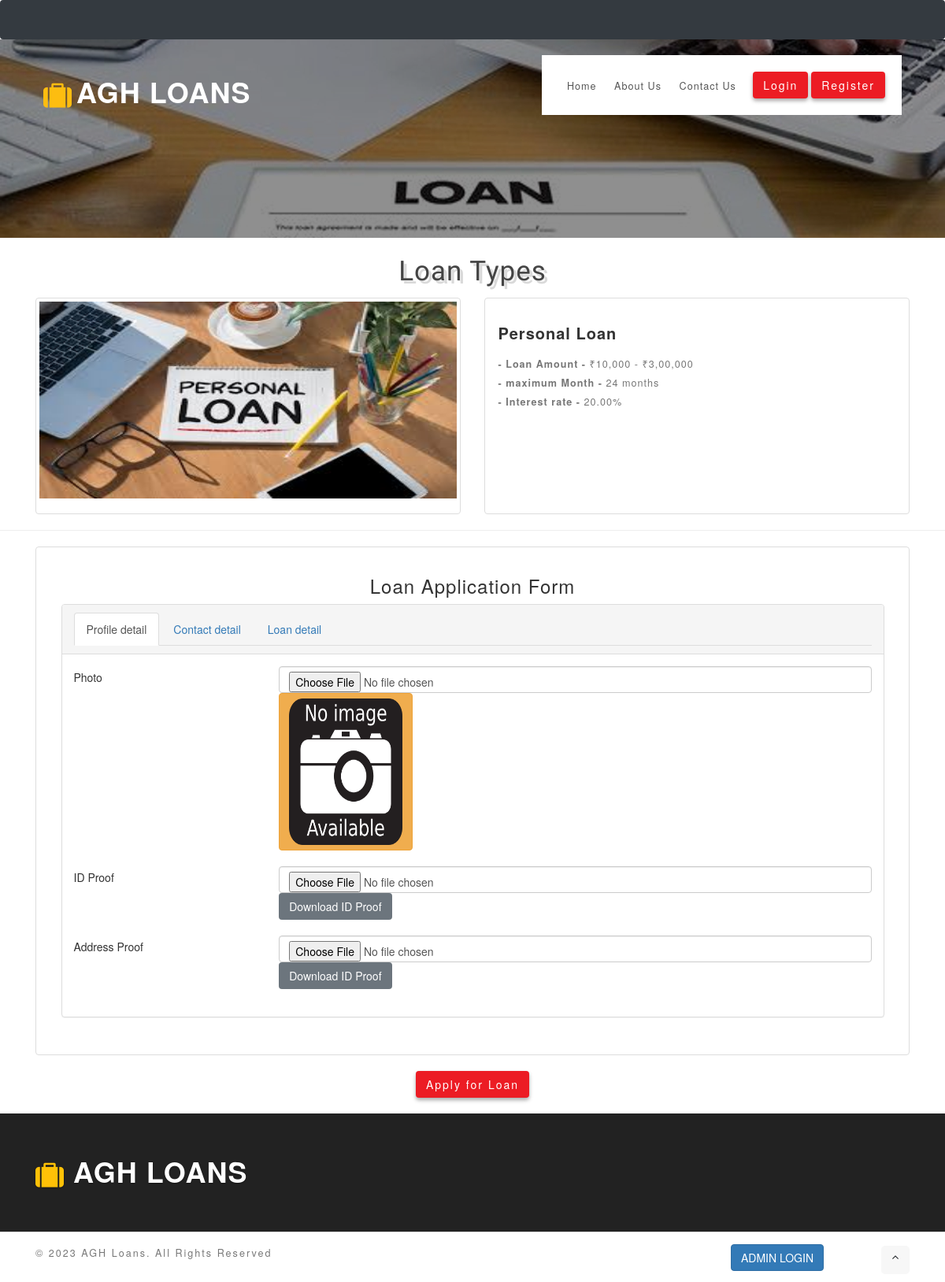
The app's page /loanapplicationform.php?ltyp_id=4 with its own data.
### tables this page shows
CREATE TABLE `ltyp_loantypes` (
  `ltyp_id` int(10) NOT NULL,
  `ltyp_loantype` varchar(25) NOT NULL,
  `ltyp_icon` varchar(100) NOT NULL,
  `min_loanamt` double NOT NULL,
  `max_loanamt` double NOT NULL,
  `ltyp_maxmonth` int(10) NOT NULL,
  `ltyp_interestperc` float(10,2) NOT NULL,
  `ltyp_status` varchar(10) NOT NULL
);

### loanapplicationform.php (the view, shortened to what this page needs)
<?php
include("header.php");
?>
    <section class="content-info">
        <div class="container">
            <h3 class="title-w3ls text-center">Loan Types</h3>
            <div class="row">
<?php
$sql = "SELECT * FROM  ltyp_loantypes WHERE ltyp_id='$_GET[ltyp_id]'";
$qsql = mysqli_query($con,$sql);
while($rs = mysqli_fetch_array($qsql))
{
	if($rs['ltyp_icon'] == "")
	{
		$icon = "images/noimage.png";
	}
	else if(file_exists("imgloantype/".$rs['ltyp_icon']))
	{
		$icon = "imgloantype/".$rs['ltyp_icon'];
	}
	else
	{
		$icon = "images/noimage.png";
	}
?>
	<div class="col-lg-6 col-md-6" style="height: 275px;">
		<div class="thumbnail card" style="height: 275px;">
			<div class="position-relative">
				<img src="<?php echo $icon; ?>" style="height: 250px;width: 100%;" class="img-fluid" alt="">
			</div>
		</div>
	</div>
	<div class="col-lg-6 col-md-6" style="height: 275px;">
		<div class="thumbnail card" style="height: 275px;">
			<div class="blog-info card-body">
				<h4 class=""><?php echo $rs['ltyp_loantype']; ?></h4>
				<p class="mt-2">
				<b>- Loan Amount -</b> <?php $minamt = $rs['min_loanamt']; echo  moneyFormatIndia($rs['min_loanamt']); ?> - <?php $maxamt = $rs['max_loanamt']; echo moneyFormatIndia($rs['max_loanamt']); ?><br>
				<b>- maximum Month -</b>  <?php echo $rs['ltyp_maxmonth']; ?> months<br>
				<b>- Interest rate -</b> <?php echo $rs['ltyp_interestperc']; ?>% </p>
			</div>
		</div>
	</div>
<?php
}
?>
			</div>
        </div>
    </section>
<hr>
    <section class="content-info">
        <div class="container ">
<form method="post" action="" enctype="multipart/form-data">
            <div class="row">
                <div class="col-lg-12 col-md-12 mt-12">
                    <div class="thumbnail card">
                        <div class="blog-info card-body">
                            <center><h3 class="">Loan Application Form</h3></center>
<?php
if($noloanacc >=3)
{
?>
<center><h4 style="color: red;">You have 3 Active Loan Accounts. You cannot apply for new loan account until you close your existing loan. </h4></center>
<?php
}
else
{
?>
<p class="mt-2"><?php include("loanapplication.php"); ?></p>
<?php
}
?>
                        </div>
                    </div>
                </div>
			</div>
<div class="read-icon">
<center> <a href="fun.php" class="btn read"> Apply for Loan</a></center>
                            </div>
</form -->
        </div>
    </section>
<br>
<?php
include("footer.php");
?>

### css/style.css (style rules this page uses)
html, body { margin: 0; font-size: 100%; background: #fff; scroll-behavior: smooth; font-family: 'Catamaran', sans-serif; }
body a { text-decoration: none; transition: 0.5s all; -webkit-transition: 0.5s all; -moz-transition: 0.5s all; -o-transition: 0.5s all; -ms-transition: 0.5s all; }
h1, h2, h3, h4, h5, h6 { margin: 0; letter-spacing: 1px; font-weight: 600; font-family: 'Catamaran', sans-serif; }
p { font-size: 0.9em; color: #777; line-height: 1.9em; letter-spacing: 1px; }
.read { color: #fff; font-size: 1em; font-weight: 400; letter-spacing: 2px; display: inline-block; border: none; outline: none; background: #ec1c24; -o-border-radius: 50%; -ms-border-radius: 50%; -moz-border-radius: 50%; box-shadow: 0 3px 5px rgba(0, 0, 0, 0.34); -webkit-box-shadow: 0 3px 5px rgba(0, 0, 0, 0.34); -moz-box-shadow: 0 3px 5px rgba(0, 0, 0, 0.34); -o-box-shadow: 0 3px 5px rgba(0, 0, 0, 0.34); -webkit-transition: transform .2s linear, -webkit-box-shadow .2s linear; -moz-transition: transform .2s linear, -moz-box-shadow .2s linear; transition: transform .2s linear, box-shadow .2s linear; padding: 0.6em 2em; }
h3.title-w3ls, h3.title-w3ls.two { font-size: 3em; color: #444; }
.blog-info h4 { text-transform: capitalize; line-height: 36px; font-size: 20px; font-weight: 600; letter-spacing: 1px; }
hr { border-top: 1px solid rgba(251, 247, 247, 0.1); }
@media screen and (max-width:1366px) { h3.title-w3ls, h3.title-w3ls.two, h4.tittle { font-size: 2.5em; } }

### header.php (style rules this page uses)
.title-w3ls { font: 400 100px/1.3 'Berkshire Swash', Helvetica, sans-serif; color: #2b2b2b; text-shadow: 1px 1px 0px #ededed, 4px 4px 0px rgba(0,0,0,0.15); }

### records on screen
ltyp_loantypes: ltyp_icon (picture), ltyp_loantype "Personal Loan", min_loanamt "₹10,000", max_loanamt "₹3,00,000", ltyp_maxmonth "24", ltyp_interestperc "20.00"
